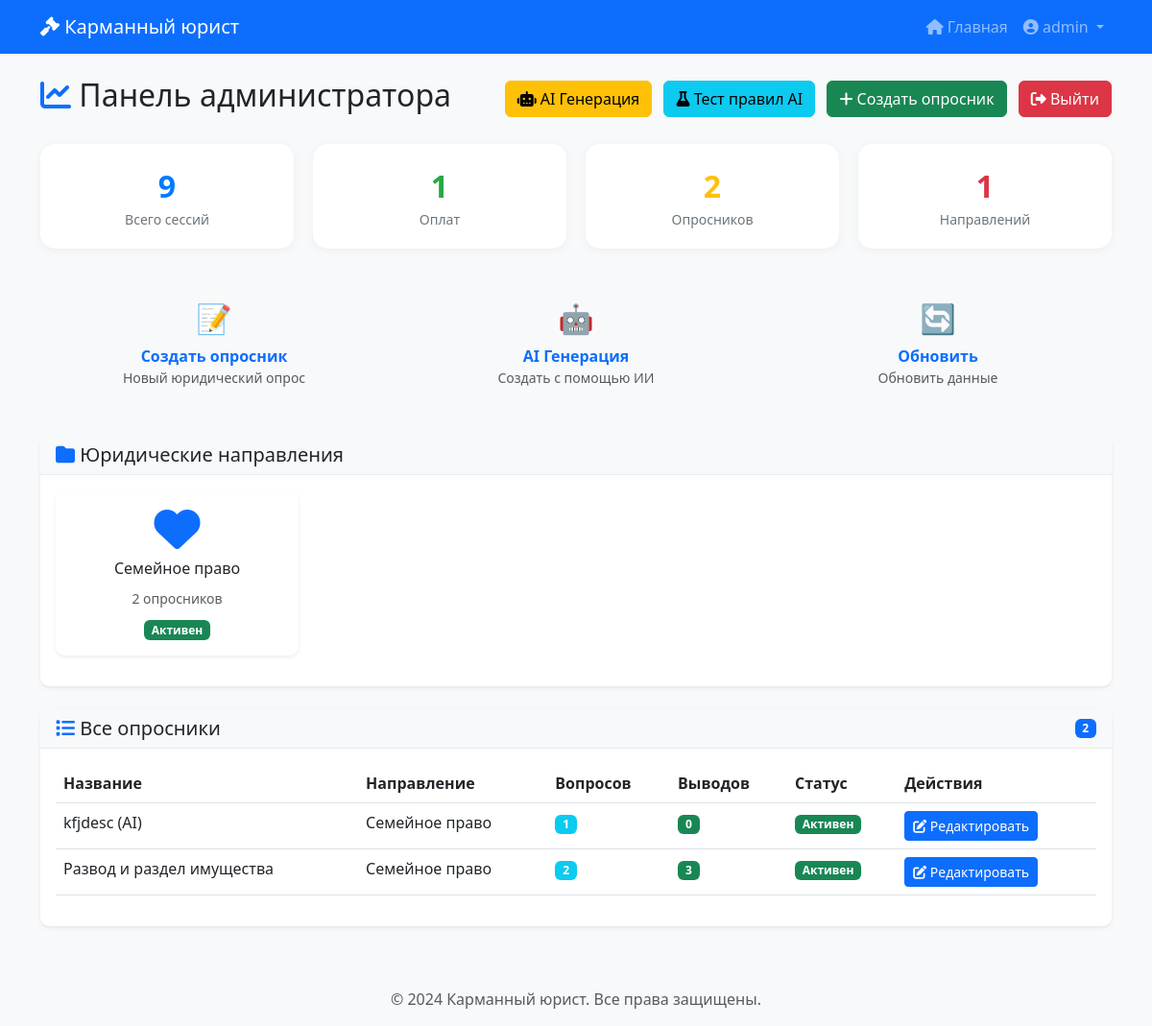
Before: /admin-dashboard/ (signed in) with the older database file.
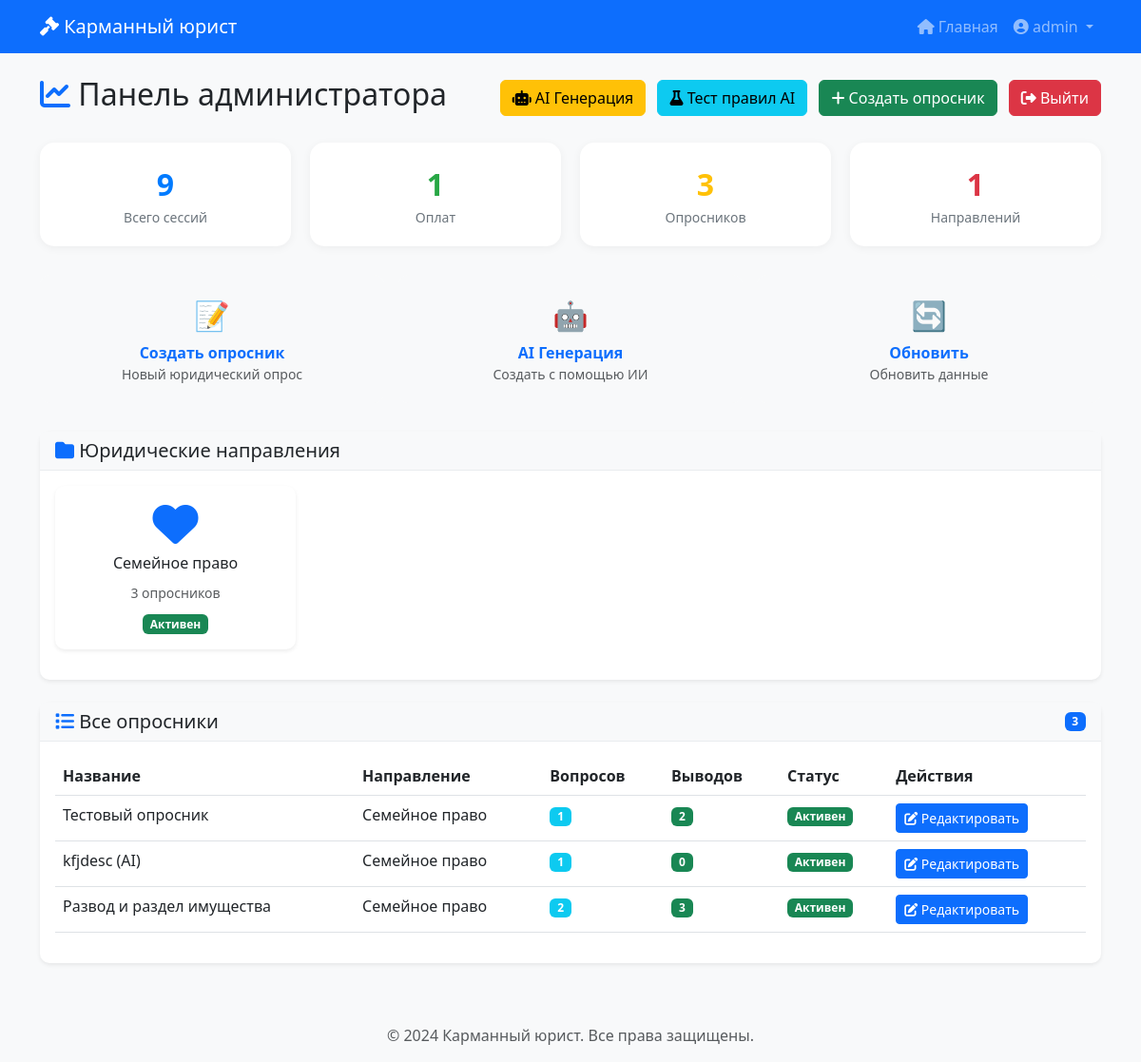
After: the same page with the newer database file.
### core/models.py (models this page shows, shortened)
class LegalDirection(models.Model):
    name = models.CharField('Название направления', max_length=200)
    description = models.TextField('Описание', blank=True)
    icon = models.CharField('Иконка (CSS класс)', max_length=50, blank=True)
    created_at = models.DateTimeField('Дата создания', auto_now_add=True)
    updated_at = models.DateTimeField('Дата обновления', auto_now=True)
    is_active = models.BooleanField('Активно', default=True)
    class Meta:
        verbose_name = 'Юридическое направление'
        verbose_name_plural = 'Юридические направления'
        ordering = ['name']

class Questionnaire(models.Model):
    direction = models.ForeignKey(
        LegalDirection,
        on_delete=models.CASCADE,
        verbose_name='Направление',
        related_name='questionnaires'
    )
    name = models.CharField('Название опросника', max_length=200)
    description = models.TextField('Описание', blank=True)
    is_active = models.BooleanField('Активен', default=True)
    workflow = models.JSONField('Визуальный алгоритм', default=dict, blank=True)
    created_at = models.DateTimeField('Дата создания', auto_now_add=True)
    updated_at = models.DateTimeField('Дата обновления', auto_now=True)
    views_count = models.PositiveIntegerField('Просмотров', default=0)  # Добавить
    completions_count = models.PositiveIntegerField('Завершений', default=0)
    class Meta:
        verbose_name = 'Опросник'
        verbose_name_plural = 'Опросники'
        ordering = ['-created_at']

### core/views.py (the view)
# urls.py: path('admin-dashboard/', views.admin_dashboard, name='admin_dashboard'),
@login_required
def admin_dashboard(request):
    if not request.user.is_staff:
        return redirect('core:admin_login')
    directions = LegalDirection.objects.all()
    questionnaires = Questionnaire.objects.all()
    total_sessions = UserSession.objects.count()
    total_payments = Payment.objects.filter(status='paid').count()
    total_documents = GeneratedDocument.objects.count()
    total_rules = AIRules.objects.count()
    context = {
        'directions': directions,
        'questionnaires': questionnaires,
        'total_sessions': total_sessions,
        'total_payments': total_payments,
        'total_documents': total_documents,
        'total_rules': total_rules,
    }
    return render(request, 'admin/dashboard.html', context)

### core/templates/admin/dashboard.html (shortened to what the changed rows need)
{% extends 'base.html' %}
{% load static %}
{% block content %}
<div class="container mt-4">
    <div class="d-flex justify-content-between align-items-center mb-4">
        <h2><i class="fas fa-chart-line text-primary"></i> Панель администратора</h2>
    </div>
    <div class="dashboard-stats">
        <div class="stat-card warning">
            <div class="number">{{ questionnaires|length|default:0 }}</div>
            <div class="label">Опросников</div>
        </div>
    </div>
    <div class="card mb-4">
        <div class="card-body">
            <div class="row">
                {% for direction in directions %}
                <div class="col-md-3 mb-3">
                    <div class="card h-100">
                        <div class="card-body text-center">
                            <i class="fas fa-{{ direction.icon|default:'balance-scale' }} fa-3x text-primary"></i>
                            <h6 class="mt-2">{{ direction.name }}</h6>
                            <small class="text-muted">{{ direction.questionnaires.count }} опросников</small>
                            <div class="mt-2">
                                <span class="badge bg-{% if direction.is_active %}success{% else %}danger{% endif %}">
                                    {% if direction.is_active %}Активен{% else %}Неактивен{% endif %}
                                </span>
                            </div>
                        </div>
                    </div>
                </div>
                {% empty %}
                <div class="col-12">
                    <p class="text-muted text-center">Нет направлений. Создайте первое!</p>
                </div>
                {% endfor %}
            </div>
        </div>
    </div>
    <div class="card">
        <div class="card-header d-flex justify-content-between align-items-center">
            <h5 class="mb-0"><i class="fas fa-list text-primary"></i> Все опросники</h5>
            <span class="badge bg-primary">{{ questionnaires|length }}</span>
        </div>
        <div class="card-body">
            <div class="table-responsive">
                <table class="table table-hover">
                    <thead>
                        <tr>
                            <th>Название</th>
                            <th>Направление</th>
                            <th>Вопросов</th>
                            <th>Выводов</th>
                            <th>Статус</th>
                            <th>Действия</th>
                        </tr>
                    </thead>
                    <tbody>
                        {% for q in questionnaires %}
                        <tr>
                            <td>{{ q.name }}</td>
                            <td>{{ q.direction.name }}</td>
                            <td><span class="badge bg-info">{{ q.questions.count }}</span></td>
                            <td><span class="badge bg-success">{{ q.conclusions.count }}</span></td>
                            <td>
                                <span class="badge bg-{% if q.is_active %}success{% else %}danger{% endif %}">
                                    {% if q.is_active %}Активен{% else %}Неактивен{% endif %}
                                </span>
                            </td>
                            <td>
                                <a href="{% url 'core:admin_questionnaire' q.id %}" class="btn btn-sm btn-primary">
                                    <i class="fas fa-edit"></i> Редактировать
                                </a>
                            </td>
                        </tr>
                        {% empty %}
                        <tr>
                            <td colspan="6" class="text-center text-muted">Нет опросников</td>
                        </tr>
                        {% endfor %}
                    </tbody>
                </table>
            </div>
        </div>
    </div>
</div>
{% endblock %}

Changed rows visible on the page:
computed for LegalDirection "Семейное право": questionnaires.count "2" → "3"
added Questionnaire: name "Тестовый опросник", direction.name "Семейное право", questions.count "1", conclusions.count "2", is_active "Активен"
Other visible differences:
{{ questionnaires|length|default:0 }}: "2" → "3"
{{ questionnaires|length }}: "2" → "3"
